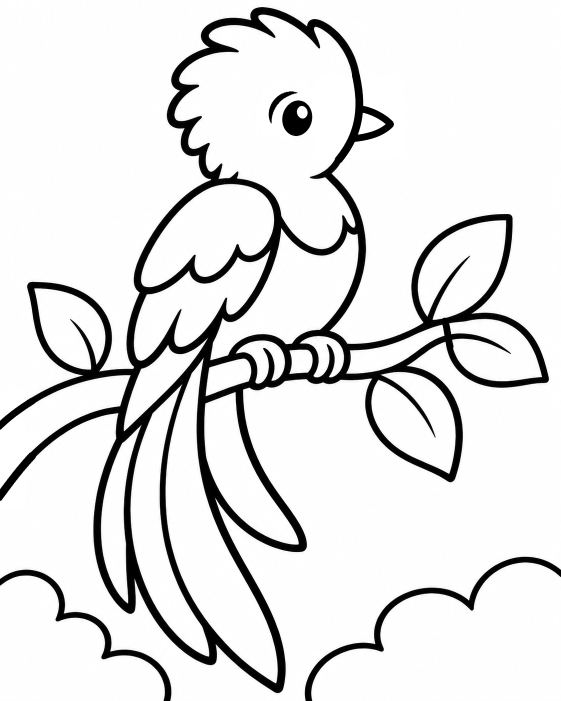
#> input picture tool/laminas/fuentes_corregidas/E06.png, 1122 x 1402 px (shown at 1/2 size)
$ python corregir_e06.py fuentes_corregidas/E06.png
#> lines starting #> are read from the running program, lines starting #| are printed output that depends on the picture; after the words box and inside, x2 and y2 are one past the last pixel; in counts of white or black regions, pixels touching at a corner belong together
"""Retoca el perfil, el ojo, la rama y la hoja derecha de E06.

    python tool/laminas/corregir_e06.py <E06_quetzal.webp>
"""

import sys
from pathlib import Path

import cv2
import numpy as np


def curva(p0, p1, p2, p3):
    t = np.linspace(0, 1, 56)[:, None]
    u = 1 - t
    puntos = (u ** 3 * p0 + 3 * u ** 2 * t * p1
              + 3 * u * t ** 2 * p2 + t ** 3 * p3)
    return np.round(puntos * 8).astype(np.int32)


def trazo(img, puntos, grosor):
    cv2.polylines(img, [puntos], False, 0, grosor, cv2.LINE_AA, shift=3)


def main(fuente):
#> called with fuente = 'fuentes_corregidas/E06.png'
    img = cv2.imdecode(np.fromfile(fuente, np.uint8), cv2.IMREAD_GRAYSCALE)
#> img is the input picture: shape (1402, 1122); min 0, max 255, mean 225.5
    assert img.shape == (1402, 1122), img.shape

    # Alinea el perfil nuevo con la frente y la mejilla originales.
    img[154:316, 633:808] = 255
    trazo(img, curva((711, 149), (725, 211), (721, 266), (676, 320)), 13)
    pico = np.concatenate([
        curva((719, 217), (743, 220), (768, 234), (781, 248)),
        curva((781, 248), (764, 265), (741, 273), (705, 277)),
    ])
    trazo(img, pico, 11)

    # Separa el ojo de la ceja y dibuja un reflejo ovalado.
    img[175:273, 525:633] = 255
    ceja = np.concatenate([
        curva((542, 246), (526, 216), (556, 174), (594, 185)),
        curva((594, 185), (566, 190), (541, 213), (542, 246)),
    ])
    cv2.fillPoly(img, [ceja], 0, cv2.LINE_AA, shift=3)
    cv2.ellipse(img, (594, 236), (29, 35), 12, 0, 360, 0, -1, cv2.LINE_AA)
    cv2.ellipse(img, (604, 224), (10, 12), -12, 0, 360, 255, -1, cv2.LINE_AA)

    # Continúa ambos bordes de la rama con la misma dirección y grosor.
    img[780:1015, :52] = 255
    trazo(img, curva((-4, 854), (14, 836), (39, 817), (65, 801)), 12)
    trazo(img, curva((-4, 996), (15, 970), (40, 936), (65, 910)), 13)
#> call 4 of trazo, with puntos = array of shape (56, 2), grosor = 13
#> in trazo (call 4), `cv2.polylines(img, [puntos], False, 0, grosor, cv2.LINE_AA, shift=3)`:
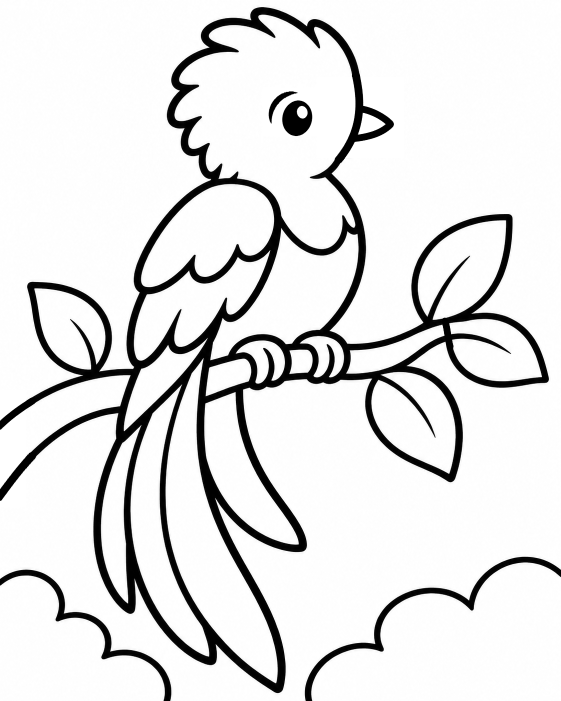
#> img: shape (1402, 1122) (shown at 1/2 size); min 0, max 255, mean 225.5

    # Prolonga la base de la hoja hasta el borde superior de la rama.
    trazo(img, curva((889, 641), (894, 653), (895, 676), (900, 694)), 11)
#> in trazo (call 5), `cv2.polylines(img, [puntos], False, 0, grosor, cv2.LINE_AA, shift=3)`: img: shape (1402, 1122); 0.01% of pixels changed, all inside (x1, y1, x2, y2) = (883, 635, 908, 700)

    destino = Path(__file__).parent / 'fuentes_corregidas' / 'E06.png'
    cv2.imencode('.png', img)[1].tofile(str(destino))
    print(destino)


if __name__ == '__main__':
    main(sys.argv[1])

$ run again, with tool/laminas/fuentes_corregidas/E03.png copied over tool/laminas/fuentes_corregidas/E06.png
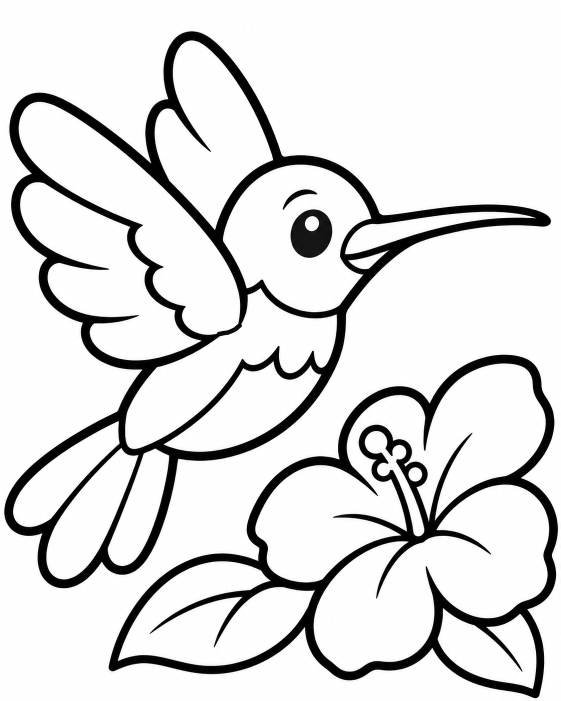
#> input picture tool/laminas/fuentes_corregidas/E03.png, 1122 x 1402 px (shown at 1/2 size)
#> in main, img is the input picture: shape (1402, 1122); min 0, max 255, mean 220.2
#> in trazo (call 5), `cv2.polylines(img, [puntos], False, 0, grosor, cv2.LINE_AA, shift=3)`:
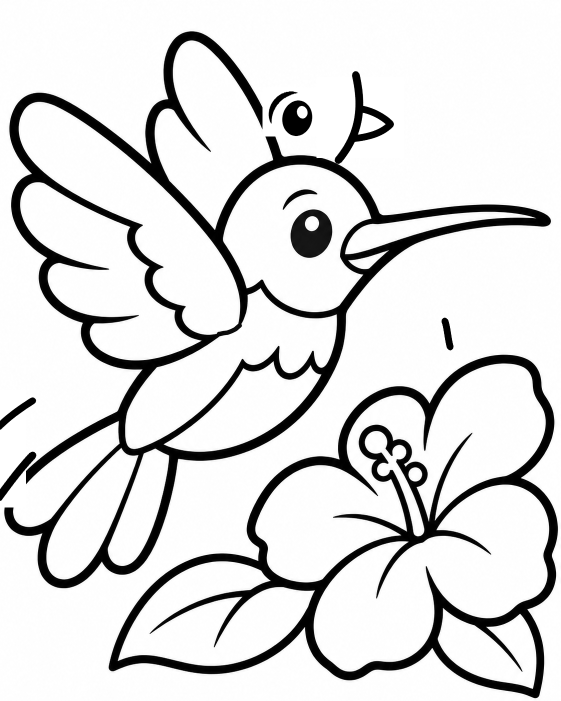
#> img: shape (1402, 1122) (shown at 1/2 size); min 0, max 255, mean 218.6

$ run again, with tool/laminas/fuentes_corregidas/E04.png copied over tool/laminas/fuentes_corregidas/E06.png
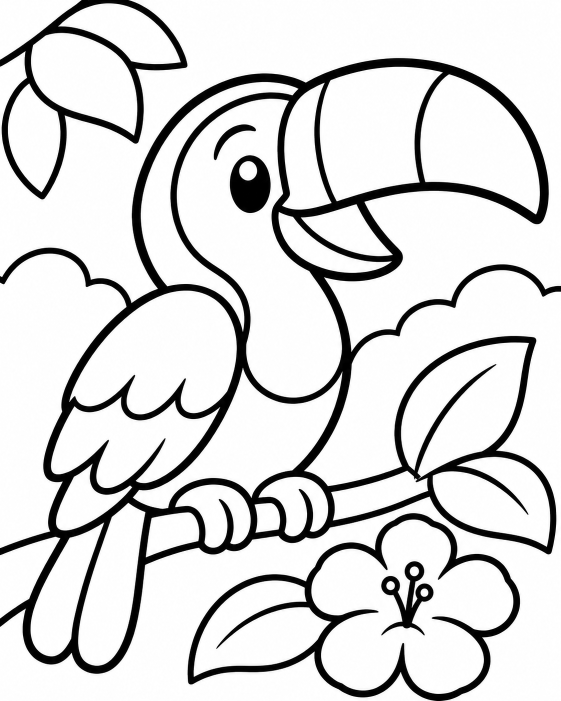
#> input picture tool/laminas/fuentes_corregidas/E04.png, 1122 x 1402 px (shown at 1/2 size)
#> in main, img is the input picture: shape (1402, 1122); min 0, max 255, mean 215.4
#> in trazo (call 5), `cv2.polylines(img, [puntos], False, 0, grosor, cv2.LINE_AA, shift=3)`:
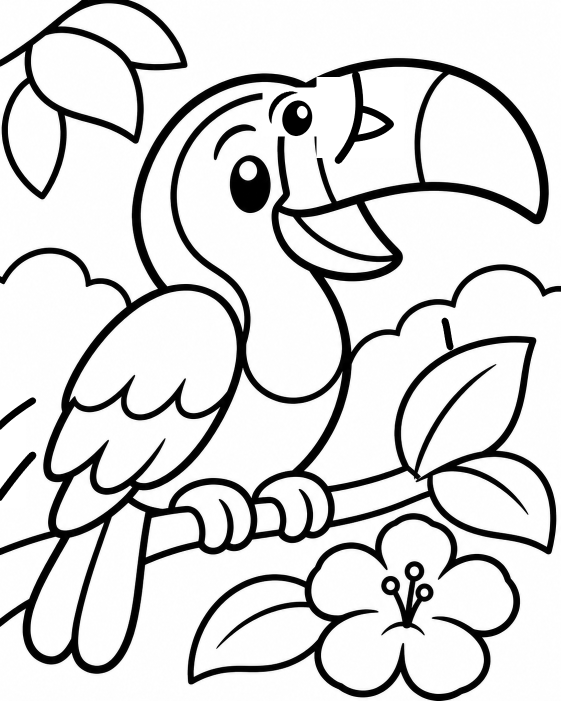
#> img: shape (1402, 1122) (shown at 1/2 size); min 0, max 255, mean 214.1

$ run again, with tool/laminas/fuentes_corregidas/E05.png copied over tool/laminas/fuentes_corregidas/E06.png
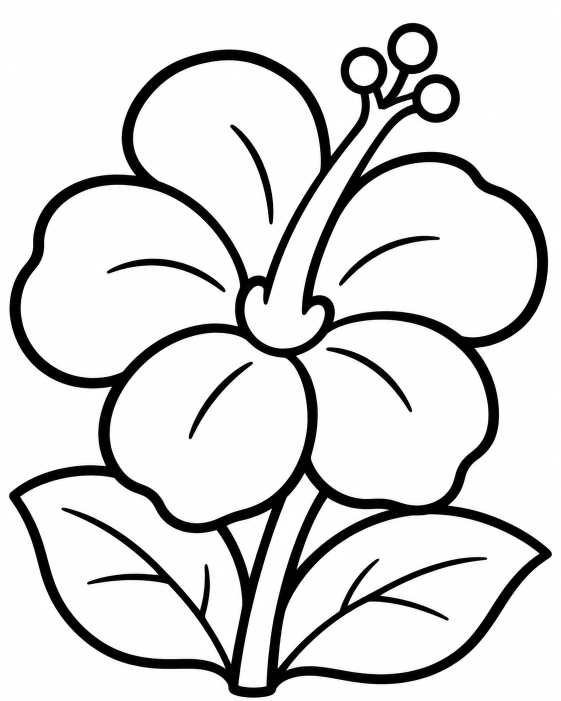
#> input picture tool/laminas/fuentes_corregidas/E05.png, 1122 x 1402 px (shown at 1/2 size)
#> in main, img is the input picture: shape (1402, 1122); min 0, max 255, mean 218
#> in trazo (call 4), `cv2.polylines(img, [puntos], False, 0, grosor, cv2.LINE_AA, shift=3)`:
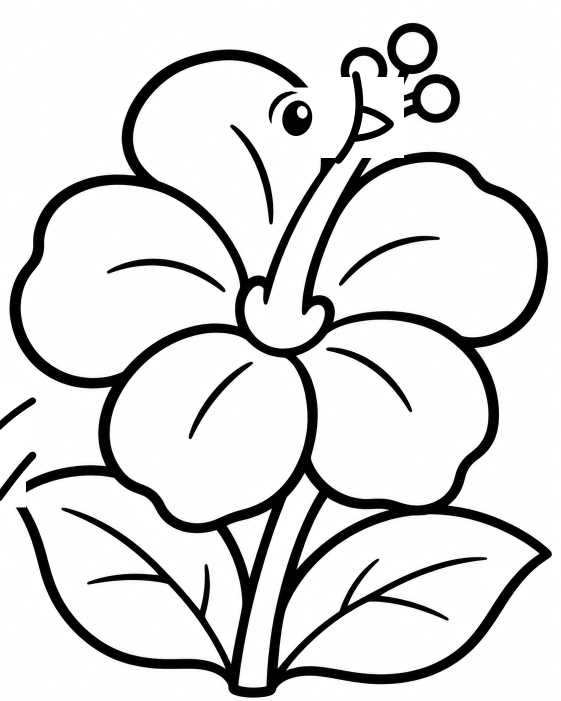
#> img: shape (1402, 1122) (shown at 1/2 size); min 0, max 255, mean 218.1
